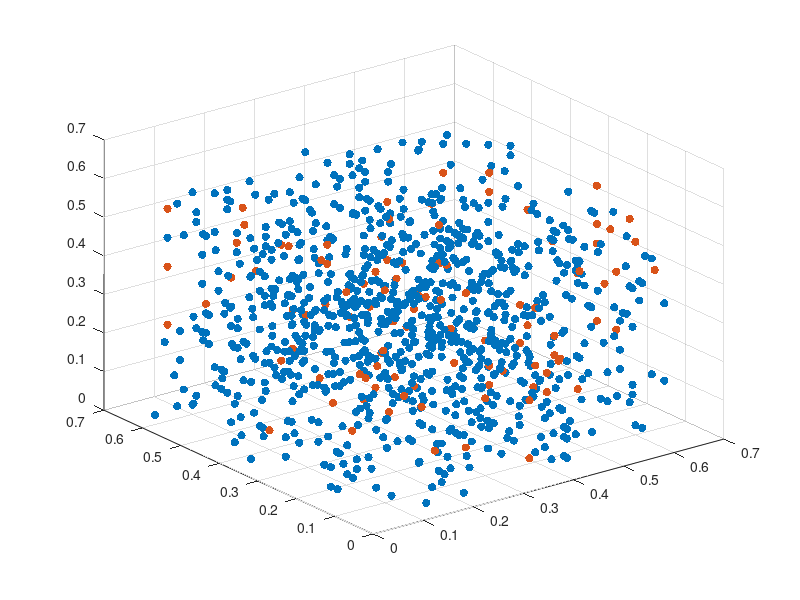

Write the MATLAB code that produced this figure.
clear all;close all;clc;
seed= 12345789; %(random1) % control the sequencies of generation the random values.
%seed= 3344;%(random2)
%seed=271178;%random5 5801 %random4 96045 %random3 10858;
rng(seed);

tic

%INSERT INTERNEURONS EVENLY TO FILL VOLUME, 120 SPOTS CURRENTLY
AP=0.6;%%1.4;
LAT=0.6;%1.4;
DV=0.6;%1.4;
AP_I=0.6;%1.4;   %%%%inner dimension
LAT_I=0.6;%1.4;
DV_I=0.6;%1.4;


% SET NUERON DENSITY.
bla_volume = 610;       % mm^3 from human being Rubinow et al 2016
nrn_num = 12.68e6;  % from human being Rubinow et al 2016
dens = nrn_num/bla_volume;  % cell density mm^-3.
avg_dist = round((bla_volume*1e9/nrn_num)^(1/3));   % grid length = 36 um.
dmin = 0.025;   % minimum distance between soma.


upscale=1;
PCELL=900*upscale;

INTCELL=100*upscale;   %%according to Drew, only 10% is FS.
NCELL=PCELL+INTCELL;

TypeA=640*upscale;Anone=110*upscale;ADA=190*upscale;ANE=120*upscale; ADANE=220*upscale;    %%70,110,79,141  %%%%%according to Drew data, A took up ~65% of Pyr
TypeB=0;%TypeB=240; Bnone=40;BDA=65;BNE=48; BDANE=87;
TypeC=260*upscale; Cnone=57*upscale;CDA=64*upscale;CNE=50*upscale; CDANE=89*upscale;    %%27,44,32,57

% volume = NCELL/dens;
% scale = (volume/(AP*LAT*DV))^(1/3);
% scale = 1; %%%%for large network, no need to scale
% AP = AP*scale;
% LAT = LAT*scale;
% DV = DV*scale;


n=0;
m=0;
xI=(0.05:0.05:AP_I)';
yI=(0.05:0.05:LAT_I)';
zI=(0.05:0.05:DV_I)';
loca=[];loc=[];
for z=dmin:dmin:DV;
    for y=dmin:dmin:LAT;              % 0.05 seems the minimal we could make, if less than this, would be too small for placing one neuron
        for x=dmin:dmin:AP;
            if any(abs(xI-x)<=dmin/2) && any(abs(yI-y)<=dmin/2) && any(abs(zI-z)<=dmin/2)
            %if ((any(uint16(xI.*100)==uint16(x.*100)))&&(any(uint16(yI.*100)==uint16(y.*100)))&&(any(uint16(zI.*100)==uint16(z.*100))))
                m=m+1;
                loca(m,1)=x;           % for put interneuron
                loca(m,2)=y;
                loca(m,3)=z;
            else
                n=n+1;
                loc(n,1)=x;              % for put primary cell
                loc(n,2)=y;
                loc(n,3)=z;
            end
        end
    end
end

p = randperm(n,PCELL);
p=p';
NM=zeros(NCELL,1);

location=zeros(NCELL,3);
type=zeros(NCELL,1);
%put in TypeA
% for i=1:Anone;
%     location(i,1)=loc(p(i),1);
%     location(i,2)=loc(p(i),2);
%     location(i,3)=loc(p(i),3);
%     location(i,4)=1;
%     type(i,1)=1;
%     NM(i,1)=0;      %%%none type
% end
index=[1:Anone];
location(index,1:3)=loc(p(index),1:3);
type(index,1)=1;
NM(index,1)=0;



% for i=Anone+1:Anone+ADA;
%     location(i,1)=loc(p(i),1);
%     location(i,2)=loc(p(i),2);
%     location(i,3)=loc(p(i),3);
%     location(i,4)=1;
%     type(i,1)=1;
%     NM(i,1)=1;     %%%DA type
% end
index=[Anone+1:Anone+ADA];
location(index,1:3)=loc(p(index),1:3);
type(index,1)=1;
NM(index,1)=1;

% for i=Anone+ADA+1:Anone+ADA+ANE;
%     location(i,1)=loc(p(i),1);
%     location(i,2)=loc(p(i),2);
%     location(i,3)=loc(p(i),3);
%     location(i,4)=1;
%     type(i,1)=1;
%     NM(i,1)=2;   %%%NE type
% end

index=[Anone+ADA+1:Anone+ADA+ANE];
location(index,1:3)=loc(p(index),1:3);
type(index,1)=1;
NM(index,1)=2;


% for i=Anone+ADA+ANE+1:TypeA;
%     location(i,1)=loc(p(i),1);
%     location(i,2)=loc(p(i),2);
%     location(i,3)=loc(p(i),3);
%     location(i,4)=1;
%     type(i,1)=1;
%     NM(i,1)=3; %%%DANE type
% end

index=[Anone+ADA+ANE+1:TypeA];
location(index,1:3)=loc(p(index),1:3);
type(index,1)=1;
NM(index,1)=3;

% %put in TypeB
% for i=TypeA+1:TypeA+Bnone;
% location(i,1)=loc(p(i),1);
% location(i,2)=loc(p(i),2);
% location(i,3)=loc(p(i),3);
% location(i,4)=2;
% type(i,1)=6;
% NM(i,1)=0;
% end
%
% for i=TypeA+Bnone+1:TypeA+Bnone+BDA;
% location(i,1)=loc(p(i),1);
% location(i,2)=loc(p(i),2);
% location(i,3)=loc(p(i),3);
% location(i,4)=2;
% type(i,1)=6;
% NM(i,1)=1;
% end
%
% for i=TypeA+Bnone+BDA+1:TypeA+Bnone+BDA+BNE;
% location(i,1)=loc(p(i),1);
% location(i,2)=loc(p(i),2);
% location(i,3)=loc(p(i),3);
% location(i,4)=2;
% type(i,1)=6;
% NM(i,1)=2;
% end
%
% for i=TypeA+Bnone+BDA+BNE+1:TypeA+TypeB;
% location(i,1)=loc(p(i),1);
% location(i,2)=loc(p(i),2);
% location(i,3)=loc(p(i),3);
% location(i,4)=2;
% type(i,1)=6;
% NM(i,1)=3;
% end

%put in TypeC
% for i=TypeA+TypeB+1:TypeA+TypeB+Cnone;
%     location(i,1)=loc(p(i),1);
%     location(i,2)=loc(p(i),2);
%     location(i,3)=loc(p(i),3);
%     location(i,4)=3;
%     type(i,1)=10;
%     NM(i,1)=0;
% end

index=[TypeA+TypeB+1:TypeA+TypeB+Cnone];
location(index,1:3)=loc(p(index),1:3);



type(index,1)=10;
NM(index,1)=0;











% for i=TypeA+TypeB+Cnone+1:TypeA+TypeB+Cnone+CDA;
%     location(i,1)=loc(p(i),1);
%     location(i,2)=loc(p(i),2);
%     location(i,3)=loc(p(i),3);
%     location(i,4)=3;
%     type(i,1)=10;
%     NM(i,1)=1;
% end
index=[TypeA+TypeB+Cnone+1:TypeA+TypeB+Cnone+CDA];
location(index,1:3)=loc(p(index),1:3);
type(index,1)=10;
NM(index,1)=1;


% for i=TypeA+TypeB+Cnone+CDA+1:TypeA+TypeB+Cnone+CDA+CNE;
%     location(i,1)=loc(p(i),1);
%     location(i,2)=loc(p(i),2);
%     location(i,3)=loc(p(i),3);
%     location(i,4)=3;
%     type(i,1)=10;
%     NM(i,1)=2;
% end
index=[TypeA+TypeB+Cnone+CDA+1:TypeA+TypeB+Cnone+CDA+CNE];
location(index,1:3)=loc(p(index),1:3);
type(index,1)=10;
NM(index,1)=2;

% for i=TypeA+TypeB+Cnone+CDA+CNE+1:TypeA+TypeB+TypeC;
%     location(i,1)=loc(p(i),1);
%     location(i,2)=loc(p(i),2);
%     location(i,3)=loc(p(i),3);
%     location(i,4)=3;
%     type(i,1)=10;
%     NM(i,1)=3;
% end
index=[TypeA+TypeB+Cnone+CDA+CNE+1:TypeA+TypeB+TypeC];
location(index,1:3)=loc(p(index),1:3);
type(index,1)=10;
NM(index,1)=3;


%put in Interneuorn
p=randperm(m,INTCELL);
p=p';

% for i=1:INTCELL;
%     location(i+PCELL,1)=loca(p(i),1);
%     location(i+PCELL,2)=loca(p(i),2);
%     location(i+PCELL,3)=loca(p(i),3);
%     location(i+PCELL,4)=4;
%     type(i+PCELL,1)=100;
% end

index=[1:INTCELL];
location(index+PCELL,1:3)=loca(p(index),1:3);
type(index+PCELL,1)=100;
NM(index+PCELL,1)=0;

%save('location','location');
%%%%select location on the edges%%%%%%
% loc_edge(:,1:3)=location(find(location(:,1)>2.2|location(:,1)<0.3|location(:,2)>0.7|location(:,2)<0.3),:);
% 
% loc_edge_ID(:,1)=find(location(:,1)>2.2|location(:,1)<0.3|location(:,2)>0.7|location(:,2)<0.3);


figure
x_p=location(1:PCELL,1);y_p=location(1:PCELL,2);z_p=location(1:PCELL,3);
x_I=location(PCELL+1:NCELL,1);y_I=location(PCELL+1:NCELL,2);z_I=location(PCELL+1:NCELL,3);
scatter3(x_p,y_p,z_p,'red','filled');hold on;
scatter3(x_I,y_I,z_I,'filled','blue');hold on;


% figure 
% scatter3(loc_edge(:,1),loc_edge(:,2),loc_edge(:,3),'blue','filled');hold on;

% a=[PCELL+1:NCELL]';b=num2str(a);c=cellstr(b);
% dx=0.001;dy=0.001;dz=0.001;
% text(x_I+dx,y_I+dy,z_I+dz,c);

%%%calculate inter-soma distances
x_dis=pdist(location(:,1),@(x,y) x-y);
x_dis=x_dis.^2;
y_dis=pdist(location(:,2),@(x,y) x-y);
y_dis=y_dis.^2;
z_dis=pdist(location(:,3),@(x,y) x-y);
z_dis=z_dis.^2;

 dis=sqrt(x_dis+y_dis+z_dis);

clear -regexp _dis;
% clear -regexp loc;
dis_matrix=zeros(NCELL,NCELL);

for i=1:NCELL-1;
    ind_start=0.5*(2*NCELL-i)*(i-1)+1;
    ind_end=0.5*(2*NCELL-1-i)*(i);
    dis_matrix(i,i+1:end)=dis(ind_start:ind_end);
%     dis_matrix(i+1:end,i)=dis(ind_start:ind_end);
   
end

clear dis;
% tic
% for i=1:PCELL;
%     cellID=find(dis_matrix(i,1:PCELL)<=0.050);%%%within 50um
%     P2P_dis_50(i,1:length(cellID))=cellID; 
%     cellID=find(dis_matrix(i,1:PCELL)<=0.100&dis_matrix(i,1:PCELL)>0.050);%%%within 50um-100um
%     P2P_dis_100(i,1:length(cellID))=cellID;%%%within 100um-200um
%     cellID=find(dis_matrix(i,1:PCELL)<=0.200&dis_matrix(i,1:PCELL)>0.100);
%     P2P_dis_200(i,1:length(cellID))=cellID; 
% end
% toc

slice_dimension=0.3*10e20;%%%%%slice dimension is defined according to Wooduff 2007
%%%%for I-P pair%%%%%%%
[a_300,b_300]=find((dis_matrix(1:PCELL,PCELL+1:NCELL)-slice_dimension)<=0.0001&dis_matrix(1:PCELL,PCELL+1:NCELL)>0);
IP_dis_300_pair=[a_300,b_300+PCELL];  %%%%IP pair within 300um.
IP_dis_300_pair=sortrows(IP_dis_300_pair,2);
[n, bin] = histc((IP_dis_300_pair(:,2)), unique(IP_dis_300_pair(:,2)));
n_cum=cumsum(n);IP_dis_300=zeros(INTCELL,max(n));
IP_dis_300(IP_dis_300_pair(n_cum(1),2)-PCELL,1:n(1))=IP_dis_300_pair(0+1:n_cum(1),1);

for i=2:length(n);
    IP_dis_300(IP_dis_300_pair(n_cum(i),2)-PCELL,1:n(i))=IP_dis_300_pair(n_cum(i-1)+1:n_cum(i),1);
end   %%%%IP_dis_300 stores for each I cells, corresponding P cells within 300um to connect possibly.

% check each cells connectivity
% for i=1:INTCELL
% I2P(i)=numel(find(IP_dis_300(i,:)>0));
% end


IP_dis_300_pair=sortrows(IP_dis_300_pair,1);
[n, bin] = histc((IP_dis_300_pair(:,1)), unique(IP_dis_300_pair(:,1)));
n_cum=cumsum(n);PI_dis_300=zeros(PCELL,max(n));
PI_dis_300(IP_dis_300_pair(n_cum(1),1),1:n(1))=IP_dis_300_pair(0+1:n_cum(1),2);

for i=2:length(n);
    PI_dis_300(IP_dis_300_pair(n_cum(i),1),1:n(i))=IP_dis_300_pair(n_cum(i-1)+1:n_cum(i),2);
end   %%%%PI_dis_300 stores for each P cells, corresponding I cells within 300um to connect possibly.
save('PI_dis_300','PI_dis_300');
clear PI_dis_300;

% check each cells connectivity
% for i=1:PCELL
% P2I(i)=numel(find(PI_dis_300(i,:)>0));
% end
 clear a_300; clear a_300; clear IP_dis_300_pair;

%%%%filled in symmetric information for holistic II and PP pairs
[n,m]=size(dis_matrix);
dis_matrix_full=dis_matrix'+dis_matrix;
dis_matrix_full(1:n+1:end)=diag(dis_matrix);
dis_matrix=dis_matrix_full;
clear dis_matrix_full;


%%%%for I-I pair%%%%%%%
[a_300,b_300]=find((dis_matrix(PCELL+1:NCELL,PCELL+1:NCELL)-slice_dimension)<=0.0001&dis_matrix(PCELL+1:NCELL,PCELL+1:NCELL)>0);
I2I_dis_300_pair=[a_300+PCELL,b_300+PCELL]; %%%%II pair within 300um.

I2I_dis_300_pair=sortrows(I2I_dis_300_pair,2);
[n, bin] = histc((I2I_dis_300_pair(:,2)), unique(I2I_dis_300_pair(:,2)));
n_cum=cumsum(n);II_dis_300=zeros(INTCELL,max(n));
II_dis_300(I2I_dis_300_pair(n_cum(1),2)-PCELL,1:n(1))=I2I_dis_300_pair(0+1:n_cum(1),1);

for i=2:length(n);
    II_dis_300(I2I_dis_300_pair(n_cum(i),2)-PCELL,1:n(i))=I2I_dis_300_pair(n_cum(i-1)+1:n_cum(i),1);
end   %%%%II_dis_300 stores for each I cells, corresponding I cells within 300um to connect possibly.
clear a_300; clear b_300; clear I2I_dis_300_pair;

%%%%for P-P pair%%%%%%%    PP connectivity is defined according to Marios' email
%%%within 50um     
P2P_slice_offset=0.00;
[a_50,b_50]=find((dis_matrix(1:PCELL,1:PCELL)-(0.05+P2P_slice_offset))<=0.0001&dis_matrix(1:PCELL,1:PCELL)>0);%%%within 50um
P2P_dis_50_pair=[a_50,b_50];
P2P_dis_50_pair=sortrows(P2P_dis_50_pair,2);
[n, bin] = histc((P2P_dis_50_pair(:,2)), unique(P2P_dis_50_pair(:,2)));
n_cum=cumsum(n);PP_dis_50=zeros(PCELL,max(n));
PP_dis_50(P2P_dis_50_pair(n_cum(1),2),1:n(1))=P2P_dis_50_pair(0+1:n_cum(1),1);

for i=2:length(n);
    PP_dis_50(P2P_dis_50_pair(n_cum(i),2),1:n(i))=P2P_dis_50_pair(n_cum(i-1)+1:n_cum(i),1);
end   %%%%PP_dis_50 stores for each P cells, corresponding P cells within 50um to connect possibly.
clear a_50; clear b_50; clear P2P_dis_50_pair;

%%%within 100um    
[a_100,b_100]=find((dis_matrix(1:PCELL,1:PCELL)-(0.1+P2P_slice_offset))<=0.0001&dis_matrix(1:PCELL,1:PCELL)>(0.05+P2P_slice_offset));%%%within 50um-100um
P2P_dis_100_pair=[a_100,b_100];
P2P_dis_100_pair=sortrows(P2P_dis_100_pair,2);
[n, bin] = histc((P2P_dis_100_pair(:,2)), unique(P2P_dis_100_pair(:,2)));
n_cum=cumsum(n);PP_dis_100=zeros(PCELL,max(n));
PP_dis_100(P2P_dis_100_pair(n_cum(1),2),1:n(1))=P2P_dis_100_pair(0+1:n_cum(1),1);

for i=2:length(n);
    PP_dis_100(P2P_dis_100_pair(n_cum(i),2),1:n(i))=P2P_dis_100_pair(n_cum(i-1)+1:n_cum(i),1);
end   %%%%PP_dis_100 stores for each P cells, corresponding P cells within 100um to connect possibly.
    clear a_100; clear b_100; clear P2P_dis_100_pair;
 
%%%within 200um 
[a_200,b_200]=find((dis_matrix(1:PCELL,1:PCELL)-(0.2+P2P_slice_offset))<=0.0001&dis_matrix(1:PCELL,1:PCELL)>(0.1+P2P_slice_offset));%%%within 100um-200um
P2P_dis_200_pair=[a_200,b_200];
P2P_dis_200_pair=sortrows(P2P_dis_200_pair,2);
[n, bin] = histc((P2P_dis_200_pair(:,2)), unique(P2P_dis_200_pair(:,2)));
n_cum=cumsum(n);PP_dis_200=zeros(PCELL,max(n));
PP_dis_200(P2P_dis_200_pair(n_cum(1),2),1:n(1))=P2P_dis_200_pair(0+1:n_cum(1),1);

for i=2:length(n);
    PP_dis_200(P2P_dis_200_pair(n_cum(i),2),1:n(i))=P2P_dis_200_pair(n_cum(i-1)+1:n_cum(i),1);
end   %%%%PP_dis_200 stores for each P cells, corresponding P cells within 200um to connect possibly.
    clear a_200; clear b_200; clear P2P_dis_200_pair; 


 %%%within 300um     
P2P_slice_offset=0.00;
[a_300,b_300]=find((dis_matrix(1:PCELL,1:PCELL)-(0.3+P2P_slice_offset))<=0.0001&dis_matrix(1:PCELL,1:PCELL)>(0.2+P2P_slice_offset));%%%within 300um
P2P_dis_300_pair=[a_300,b_300];
P2P_dis_300_pair=sortrows(P2P_dis_300_pair,2);
[n, bin] = histc((P2P_dis_300_pair(:,2)), unique(P2P_dis_300_pair(:,2)));
n_cum=cumsum(n);PP_dis_300=zeros(PCELL,max(n));
PP_dis_300(P2P_dis_300_pair(n_cum(1),2),1:n(1))=P2P_dis_300_pair(0+1:n_cum(1),1);

for i=2:length(n);
    PP_dis_300(P2P_dis_300_pair(n_cum(i),2),1:n(i))=P2P_dis_300_pair(n_cum(i-1)+1:n_cum(i),1);
end   %%%%PP_dis_300 stores for each P cells, corresponding P cells within 300um to connect possibly.
clear a_300; clear b_300; clear P2P_dis_300_pair;   


 %%%within 400um     
P2P_slice_offset=0.00;
[a_400,b_400]=find((dis_matrix(1:PCELL,1:PCELL)-(0.4+P2P_slice_offset))<=0.0001&dis_matrix(1:PCELL,1:PCELL)>(0.3+P2P_slice_offset));%%%within 400um
P2P_dis_400_pair=[a_400,b_400];
P2P_dis_400_pair=sortrows(P2P_dis_400_pair,2);
[n, bin] = histc((P2P_dis_400_pair(:,2)), unique(P2P_dis_400_pair(:,2)));
n_cum=cumsum(n);PP_dis_400=zeros(PCELL,max(n));
PP_dis_400(P2P_dis_400_pair(n_cum(1),2),1:n(1))=P2P_dis_400_pair(0+1:n_cum(1),1);

for i=2:length(n);
    PP_dis_400(P2P_dis_400_pair(n_cum(i),2),1:n(i))=P2P_dis_400_pair(n_cum(i-1)+1:n_cum(i),1);
end   %%%%PP_dis_400 stores for each P cells, corresponding P cells within 400um to connect possibly.
clear a_400; clear b_400; clear P2P_dis_400_pair;   

 %%%within 500um     
P2P_slice_offset=0.00;
[a_500,b_500]=find((dis_matrix(1:PCELL,1:PCELL)-(0.5+P2P_slice_offset))<=0.0001&dis_matrix(1:PCELL,1:PCELL)>(0.4+P2P_slice_offset));%%%within 500um
P2P_dis_500_pair=[a_500,b_500];
P2P_dis_500_pair=sortrows(P2P_dis_500_pair,2);
[n, bin] = histc((P2P_dis_500_pair(:,2)), unique(P2P_dis_500_pair(:,2)));
n_cum=cumsum(n);PP_dis_500=zeros(PCELL,max(n));
PP_dis_500(P2P_dis_500_pair(n_cum(1),2),1:n(1))=P2P_dis_500_pair(0+1:n_cum(1),1);

for i=2:length(n);
    PP_dis_500(P2P_dis_500_pair(n_cum(i),2),1:n(i))=P2P_dis_500_pair(n_cum(i-1)+1:n_cum(i),1);
end   %%%%PP_dis_500 stores for each P cells, corresponding P cells within 50um to connect possibly.
clear a_500; clear b_500; clear P2P_dis_500_pair;   


 %%%within all the rest range     
P2P_slice_offset=0.00;
[a_600,b_600]=find((dis_matrix(1:PCELL,1:PCELL)-(0.6*10e20+P2P_slice_offset))<=0.0001&dis_matrix(1:PCELL,1:PCELL)>(0.5+P2P_slice_offset));%%%within 500um
P2P_dis_600_pair=[a_600,b_600];
P2P_dis_600_pair=sortrows(P2P_dis_600_pair,2);
[n, bin] = histc((P2P_dis_600_pair(:,2)), unique(P2P_dis_600_pair(:,2)));
n_cum=cumsum(n);PP_dis_600=zeros(PCELL,max(n));
PP_dis_600(P2P_dis_600_pair(n_cum(1),2),1:n(1))=P2P_dis_600_pair(0+1:n_cum(1),1);

for i=2:length(n);
    PP_dis_600(P2P_dis_600_pair(n_cum(i),2),1:n(i))=P2P_dis_600_pair(n_cum(i-1)+1:n_cum(i),1);
end   %%%%PP_dis_600 stores for each P cells, corresponding P cells within 50um to connect possibly.
clear a_600; clear b_600; clear P2P_dis_600_pair;    clear dis_matrix; clear n; clear n_cum; clear bin;
    

    
%%%%make connection%%%%%%

%%%make P2P first
P2P_conn_scale=1; P2P_conn_scale_local=1;   
P2P_conn_50=0.02*P2P_conn_scale_local;  %%%connectivity within 50um
P2P_conn_100=0.02*P2P_conn_scale_local;  %%%connectivity within 50-100um
P2P_conn_200=0.02*P2P_conn_scale_local;  %%%connectivity within 100-200um
P2P_conn_300=0.02*P2P_conn_scale;  %%%connectivity within 200-300um
P2P_conn_400=0.02*P2P_conn_scale;  %%%connectivity within 300-400um
P2P_conn_500=0.02*P2P_conn_scale;  %%%connectivity within 400-500um
P2P_conn_600=0.02*P2P_conn_scale;  %%%connectivity within 500-600um

%%%%make P2P within 50um
index_nonezero=find(PP_dis_50);
index_nonezero = index_nonezero(randperm(length(index_nonezero)));  %%%sort found index randomly
index=index_nonezero(1:floor(length(index_nonezero)*P2P_conn_50));
[PP_50_pre col]=ind2sub(size(PP_dis_50),index);
active_syn_P2P_pair_50=[PP_50_pre,PP_dis_50(index)]; clear PP_50_pre;clear PP_50_pre; clear PP_dis_50;

%%%%make P2P within 100um
index_nonezero=find(PP_dis_100);
index_nonezero = index_nonezero(randperm(length(index_nonezero)));  %%%sort found index randomly
index=index_nonezero(1:floor(length(index_nonezero)*P2P_conn_100));
[PP_100_pre col]=ind2sub(size(PP_dis_100),index);
active_syn_P2P_pair_100=[PP_100_pre,PP_dis_100(index)]; clear PP_100_pre;clear PP_100_pre;clear PP_dis_100;

%%%%make P2P within 200um
index_nonezero=find(PP_dis_200);
index_nonezero = index_nonezero(randperm(length(index_nonezero)));  %%%sort found index randomly
index=index_nonezero(1:floor(length(index_nonezero)*P2P_conn_200));
[PP_200_pre col]=ind2sub(size(PP_dis_200),index);
active_syn_P2P_pair_200=[PP_200_pre,PP_dis_200(index)]; clear PP_200_pre; clear col;clear PP_dis_200;

%%%%make P2P within 300um
index_nonezero=find(PP_dis_300);
index_nonezero = index_nonezero(randperm(length(index_nonezero)));  %%%sort found index randomly
index=index_nonezero(1:floor(length(index_nonezero)*P2P_conn_300));
[PP_300_pre col]=ind2sub(size(PP_dis_300),index);
active_syn_P2P_pair_300=[PP_300_pre,PP_dis_300(index)]; clear PP_300_pre; clear col;clear PP_dis_300;

%%%%make P2P within 400um
index_nonezero=find(PP_dis_400);
index_nonezero = index_nonezero(randperm(length(index_nonezero)));  %%%sort found index randomly
index=index_nonezero(1:floor(length(index_nonezero)*P2P_conn_400));
[PP_400_pre col]=ind2sub(size(PP_dis_400),index);
active_syn_P2P_pair_400=[PP_400_pre,PP_dis_400(index)]; clear PP_400_pre; clear col;clear PP_dis_400;

%%%%make P2P within 500um
index_nonezero=find(PP_dis_500);
index_nonezero = index_nonezero(randperm(length(index_nonezero)));  %%%sort found index randomly
index=index_nonezero(1:floor(length(index_nonezero)*P2P_conn_500));
[PP_500_pre col]=ind2sub(size(PP_dis_500),index);
active_syn_P2P_pair_500=[PP_500_pre,PP_dis_500(index)]; clear PP_500_pre; clear col;clear PP_dis_500;

%%%%make P2P within 600um
index_nonezero=find(PP_dis_600);
index_nonezero = index_nonezero(randperm(length(index_nonezero)));  %%%sort found index randomly
index=index_nonezero(1:floor(length(index_nonezero)*P2P_conn_600));
[PP_600_pre col]=ind2sub(size(PP_dis_600),index);
active_syn_P2P_pair_600=[PP_600_pre,PP_dis_600(index)]; clear PP_600_pre; clear col;clear PP_dis_600;


active_syn_P2P_pair=[active_syn_P2P_pair_50;active_syn_P2P_pair_100;active_syn_P2P_pair_200;active_syn_P2P_pair_300;...
    active_syn_P2P_pair_400;active_syn_P2P_pair_500;active_syn_P2P_pair_600];
clear active_syn_P2P_pair_50;clear active_syn_P2P_pair_100;clear active_syn_P2P_pair_200;
clear active_syn_P2P_pair_300;clear active_syn_P2P_pair_400;clear active_syn_P2P_pair_500;clear active_syn_P2P_pair_600;

active_syn_P2P_pair=sortrows(active_syn_P2P_pair,1);

[n, bin] = histc((active_syn_P2P_pair(:,1)), unique(active_syn_P2P_pair(:,1)));
n_cum=cumsum(n);active_syn_P2P=zeros(PCELL,max(n));
active_syn_P2P(active_syn_P2P_pair(n_cum(1),1),1:n(1))=active_syn_P2P_pair(0+1:n_cum(1),2);

for i=2:length(n);
    active_syn_P2P(active_syn_P2P_pair(n_cum(i),1),1:n(i))=active_syn_P2P_pair(n_cum(i-1)+1:n_cum(i),2);
end   %%%%active_syn_P2P stores active P2P, row and col corresponding to Pre and Post;
    clear active_syn_P2P_pair;
    
    
    
%%%%check minimum dist%%%%%
% min_dist=Inf;
% for p1 = 1:length(location);
%     for p2 = 1:length(location);
%         d = pdist([location(p1,1:3);location(p2,1:3)]);
%         if d < min_dist && p1 ~= p2
%             min_p1 = p1;
%             min_p2 = p2;
%             min_dist = d;
%         end
%     end
% end

%%%%check distance info %%%%%
% for p1 = 1:length(location);
%     for p2 = p1+1:length(location);
% %         if  p1 ~= p2
%         dis(p1,p2) = pdist([location(p1,1:3);location(p2,1:3)]);
%             %min_dist = d;
% %         else
%             
% %         end
%     end
% end

% netsheet=fopen('netsheet','w');
%
% for i=1:size(type,1);
% fprintf(netsheet, '%f\n', type(i,1));
% end
% for i=1:size(location,1)
% fprintf(netsheet, '%f\n', location(i,1));
% end
% for i=1:size(location,1)
% fprintf(netsheet, '%f\n', location(i,2));
% end
% for i=1:size(location,1)
% fprintf(netsheet, '%f\n', location(i,3));
% end
% for i=1:size(layer,1)
%   fprintf(netsheet, '%f\n', layer(i,1));
% end
%  fclose(netsheet);

%%%%------SETTING UP WORKSHEET OF CONNECTIONS HERE------------
%%%%--- to form GAP JUNCTION among neigbouring ITNs first%%%
n=0;m=0;r=0;
% GAP_matrix=zeros(INTCELL,INTCELL);
% for i=1+PCELL:PCELL+INTCELL-1;   %%%source ID
%     for j=i+1:PCELL+INTCELL;   %%%target ID  no replicate
%         dist = pdist([location(i,1:3);location(j,1:3)]);
%         if 1 % dist<=0.32*scale;  %%%%%%limiting the GP within 300um slices. ***used to be0.3*1000000
%             r=r+1;
%             if unifrnd(0,100) <= 8                %8;
%                 GAP_matrix(i-PCELL,j-PCELL)=1;
%                 GAP_matrix(j-PCELL,i-PCELL)=1;
%                 n=n+1;
%                 GAPID(n,1)=i;      %%%%%%to store GAP pairs;no replicate
%                 GAPID(n,2)=j;
%             else
%                 m=m+1;
%                 GAPnoID(m,1)=i;    %%%%%%to store noGAP pairs;no replicate
%                 GAPnoID(m,2)=j;
%             end
%         else
%             m=m+1;
%             GAPnoID(m,1)=i;    %%%%%%to store noGAP pairs;no replicate
%             GAPnoID(m,2)=j;
%         end
%     end
% end


conn_factor=1;   %%%%consider the size-effect

GAP_conn=0.08*conn_factor;
active_syn_GAP1=zeros(INTCELL,ceil(INTCELL*GAP_conn));
active_syn_GAP2=zeros(INTCELL,ceil(INTCELL*GAP_conn));
post_nouni=zeros(INTCELL,INTCELL-ceil(INTCELL*GAP_conn));
% for i=1:INTCELL-1;
% post_cadnidate=[i+1:INTCELL]+PCELL;
% post_temp=randperm(numel(post_cadnidate),ceil(numel(post_cadnidate)*GAP_conn));
% post=post_cadnidate(post_temp);
% post_nouni_temp=setdiff(post_cadnidate,post);
% post_nouni(i,1:length(post_nouni_temp))=post_nouni_temp;
% active_syn_GAP1(i,1:length(post(post~=i)))=post(post~=i);
% end
for i=1:INTCELL-1;                 %%%%only select within 300um
  index=find(II_dis_300(i,:)>i+PCELL+1);
  index = index(randperm(length(index)));  %%%sort found index randomly
  index_gap=index(1:floor(length(index)*GAP_conn));  %%%randomly select 8%
  active_syn_GAP1(i,1:length(index_gap))=II_dis_300(i,index_gap);
  
  index_nouni=index(floor(length(index)*GAP_conn)+1:end);
  post_nouni(i,1:length(index_nouni))=II_dis_300(i,index_nouni);  %%%cells are not coupled within 300um
end
[row,col]=ind2sub(size(active_syn_GAP1),find(active_syn_GAP1>0));
colmax=max(col);
active_syn_GAP1(:,colmax+1:end)=[]; clear row; clear col;  %%%%tailor reduntant matrix;

[row,col]=ind2sub(size(post_nouni),find(post_nouni>0));
colmax=max(col);
post_nouni(:,colmax+1:end)=[]; clear row; clear col;  %%%%tailor reduntant matrix;
  




for i=1+PCELL:INTCELL+PCELL;                                       %%%%reverse pre and post
 [a,b]=find(active_syn_GAP1==i);
 active_syn_GAP2(i-PCELL,1:length(a))=a+PCELL;
end
[row,col]=ind2sub(size(active_syn_GAP2),find(active_syn_GAP2>0));
colmax=max(col);
active_syn_GAP2(:,colmax+1:end)=[]; clear row; clear col;  %%%%tailor reduntant matrix;

active_syn_GAP=[active_syn_GAP1,active_syn_GAP2]; %%%%active_syn_GAP1 and active_syn_GAP2 should be symmetric
 clear active_syn_GAP2;
%   GAPID=[];
%  for i=1:size(active_syn_GAP1,1)                    %%%%to form similar GAPID matrix as in original code
%      nn=numel(find(active_syn_GAP1(i,:)>0));
%      GAPID_temp=[repmat(i+PCELL,nn,1),active_syn_GAP1(i,1:nn)'];
%      GAPID=[GAPID;GAPID_temp];
%  end
 
 
%  GAPnoID=[];
%  for i=1:size(post_nouni,1)
%      nn=numel(find(post_nouni(i,:)>0));
%      GAPnoID_temp=[repmat(i+PCELL,nn,1),post_nouni(i,1:nn)'];
%      GAPnoID=[GAPnoID;GAPnoID_temp];
%  end
 

%%%%%select candidate pairs to form synaptic connections%%%%%%
% GAPpairnum=size(GAPID,1);
% GAPnopairnum=size(GAPnoID,1);


couple_uni_p=0.5*conn_factor;couple_bi_p=0.5*conn_factor;uncouple_uni_p=0.19*2*conn_factor;uncouple_bi_p=0.03*2*conn_factor;

% p=randperm(GAPpairnum,floor(GAPpairnum*couple_uni_p));
% p=p';%couple_uni_id=GAPID(p,:);p1=p;
% k=1;h=1;
% for i=1:GAPpairnum;
%     if any(p==i);
%         couple_uni_id(k,1:2)=GAPID(i,:);
%         couple_uni_id(k,3)=i;
%         k=k+1;
%     elseif unifrnd(0,100) <= couple_bi_p*100
%         couple_bi_id(h,1:2)=GAPID(i,:);
%         h=h+1;
%     end
% end

%%%%%coupl pairs
%%%%%select for couple-uni pair
aa=find(active_syn_GAP1);           %%%%active_syn_GAP1 already consider 300um
p=randperm(numel(aa),floor(numel(aa)*couple_uni_p));
p=p';%couple_uni_id=GAPID(p,:);p1=p;

couple_uni_post=active_syn_GAP1(aa(p));

[couple_uni_pre col]=ind2sub(size(active_syn_GAP1),aa(p));
couple_uni_pre=couple_uni_pre+PCELL;
couple_uni_id=[couple_uni_pre,couple_uni_post];


%%%%%select rest for couple-bi pair
aa_nopick=setdiff(aa,aa(p));
%aa_nopick=aa_nopick';
p=randperm(numel(aa_nopick),floor(numel(aa_nopick)*couple_bi_p));
p=p';%couple_uni_id=GAPID(p,:);p1=p;

couple_bi_post=active_syn_GAP1(aa_nopick(p));

[couple_bi_pre col]=ind2sub(size(active_syn_GAP1),aa_nopick(p));
couple_bi_pre=couple_bi_pre+PCELL;
couple_bi_id=[couple_bi_pre,couple_bi_post];

%%%%%uncoupl pairs
%%%%%select for uncouple-uni pair
aa=find(post_nouni);
p=randperm(numel(aa),floor(numel(aa)*uncouple_uni_p));
p=p';%couple_uni_id=GAPID(p,:);p1=p;

uncouple_uni_post=post_nouni(aa(p));

[uncouple_uni_pre col]=ind2sub(size(post_nouni),aa(p));
uncouple_uni_pre=uncouple_uni_pre+PCELL;
uncouple_uni_id=[uncouple_uni_pre,uncouple_uni_post];


%%%%%select rest for uncouple-bi pair
aa_nopick=setdiff(aa,aa(p));
%aa_nopick=aa_nopick';
p=randperm(numel(aa_nopick),floor(numel(aa_nopick)*uncouple_bi_p));
p=p';%couple_uni_id=GAPID(p,:);p1=p;

uncouple_bi_post=post_nouni(aa_nopick(p));

[uncouple_bi_pre col]=ind2sub(size(post_nouni),aa_nopick(p));
uncouple_bi_pre=uncouple_bi_pre+PCELL;
uncouple_bi_id=[uncouple_bi_pre,uncouple_bi_post];






% p=randperm(GAPnopairnum,floor(GAPnopairnum*uncouple_uni_p));
% p=p';%uncouple_uni_id=GAPnoID(p,:);p3=p;
% 
% k=1;h=1;
% for i=1:GAPnopairnum;
%     if any(p==i);
%         uncouple_uni_id(k,1:2)=GAPnoID(i,:);
%         uncouple_uni_id(k,3)=i;
%         k=k+1;
%     elseif unifrnd(0,100) <= uncouple_bi_p*100
%         uncouple_bi_id(h,1:2)=GAPnoID(i,:);
%         h=h+1;
%     end
% end

% p=randperm(GAPnopairnum,floor(GAPnopairnum*uncouple_bi_p));
% p=p';%uncouple_bi_id=GAPnoID(p,:);p4=p;

%%%%--- to form I-I synaptically among ITNs second%%%

%syn_matrix=zeros(INTCELL+PCELL,INTCELL+PCELL);
% active_syn_I2I=zeros(INTCELL,INTCELL*couple_uni_p);  %%%%consider maximum connectivity to define matrix size

temp=zeros(length(couple_uni_id),2);%% to store pre and post
for i=1:length(couple_uni_id);   %%%assign couple_uni
    if round(rand)==0;    %%%% distribute pre and post randomly
        %syn_matrix(couple_uni_id(i,1),couple_uni_id(i,2))=1;
        temp(i,1:2)=[couple_uni_id(i,1),couple_uni_id(i,2)];
    else
        %syn_matrix(couple_uni_id(i,2),couple_uni_id(i,1))=1;
        temp(i,1:2)=[couple_uni_id(i,2),couple_uni_id(i,1)];
    end   
end
temp_I2I_couple_uni=sortrows(temp,1);
% temp_unique=unique(temp(:,1));   %%%%get rid of repetitive pre
% for i=1:length(temp_unique);    
%     active_syn_I2I(temp_unique(i,1)-PCELL,1:length(temp(temp(:,1)==temp_unique(i,1),2)))=temp(temp(:,1)==temp_unique(i,1),2);
% end


temp=zeros(length(uncouple_uni_id),2);%% to store pre and post
for i=1:length(uncouple_uni_id);   %%%assign uncouple_uni
    if round(rand)==0;    %%%% distribute pre and post randomly
        %syn_matrix(uncouple_uni_id(i,1),uncouple_uni_id(i,2))=1;
         temp(i,1:2)=[uncouple_uni_id(i,1),uncouple_uni_id(i,2)];
    else
        %syn_matrix(uncouple_uni_id(i,2),uncouple_uni_id(i,1))=1;
         temp(i,1:2)=[uncouple_uni_id(i,2),uncouple_uni_id(i,1)];
    end
end

temp_I2I_uncouple_uni=sortrows(temp,1);
% temp_unique=unique(temp(:,1));   %%%%get rid of repetitive pre
% for i=1:length(temp_unique);    %%%%%keep filling
%     start_index=min(find(active_syn_I2I(temp_unique(i,1)-PCELL,:)==0));
%     end_index=start_index+length(temp(temp(:,1)==temp_unique(i,1),2))-1;
%     active_syn_I2I(temp_unique(i,1)-PCELL,start_index:end_index)=temp(temp(:,1)==temp_unique(i,1),2);
% end


temp_I2I_couple_bi=sortrows([couple_bi_id;[couple_bi_id(:,2),couple_bi_id(:,1)]],1);
%for i=1:length(couple_bi_id);   %%%assign couple_bi
    
    %syn_matrix(couple_bi_id(i,1),couple_bi_id(i,2))=1;
    %syn_matrix(couple_bi_id(i,2),couple_bi_id(i,1))=1;
%end


%for i=1:length(uncouple_bi_id);   %%%assign uncouple_bi
    %syn_matrix(uncouple_bi_id(i,1),uncouple_bi_id(i,2))=1;
    %syn_matrix(uncouple_bi_id(i,2),uncouple_bi_id(i,1))=1;
%end

temp_I2I_uncouple_bi=sortrows([uncouple_bi_id;[uncouple_bi_id(:,2),uncouple_bi_id(:,1)]],1);

temp_allI2I=[temp_I2I_couple_uni;temp_I2I_uncouple_uni;temp_I2I_couple_bi;temp_I2I_uncouple_bi];
temp_allI2I=sortrows(temp_allI2I,1);

% temp_allI2I_unique=unique(temp_allI2I(:,1));   %%%%get rid of repetitive pre
% for i=1:length(temp_allI2I_unique);    
%     start_index=1;
%     end_index=length(temp_allI2I(temp_allI2I(:,1)==temp_allI2I_unique(i,1)));
%      active_syn_I2I(temp_allI2I_unique(i,1)-PCELL,start_index:end_index)=temp_allI2I(temp_allI2I(:,1)==temp_allI2I_unique(i,1),2);
% end

[n, bin] = histc((temp_allI2I(:,1)), unique(temp_allI2I(:,1)));
n_cum=cumsum(n);active_syn_I2I=zeros(INTCELL,max(n));
active_syn_I2I(temp_allI2I(n_cum(1),1)-PCELL,1:n(1))=temp_allI2I(0+1:n_cum(1),2);

for i=2:length(n);
    active_syn_I2I(temp_allI2I(n_cum(i),1)-PCELL,1:n(i))=temp_allI2I(n_cum(i-1)+1:n_cum(i),2);
end   %%%%PP_dis_100 stores for each P cells, corresponding P cells within 100um to connect possibly.
    clear n; clear n_cum; clear bin; clear temp_allI2I; 
    clear -regexp temp_I2I; clear -regexp uncouple_;
    clear -regexp couple_;

%%%%check GJ connectivity%%%%%
%GAP_connectivity = 2*100*GAPpairnum/(INTCELL)/(INTCELL-1);

%I2I_overall_connection = 100*length(temp_allI2I)/INTCELL/(INTCELL-1);




%%%%--- to form I-P synaptically third%%%
k=1;m=1;I2P_uni_conn=0.34*conn_factor;P2I_uni_conn=0.18*conn_factor;I2P_bi_conn=0.3*conn_factor;
active_syn_I2P=zeros(INTCELL,ceil(PCELL*(I2P_uni_conn))); 
I2P_nouni=zeros(INTCELL,ceil(PCELL*(1-I2P_uni_conn))); 

%%%%I-P uni%%%%%
for i=1:INTCELL;                 %%%%only select within 300um
  index=find(IP_dis_300(i,:));
  index = index(randperm(length(index)));  %%%sort found index randomly
  index_IP=index(1:floor(length(index)*I2P_uni_conn));  %%%randomly select to connect
  active_syn_I2P(i,1:length(index_IP))=IP_dis_300(i,index_IP);
  
  index_noIP=index(floor(length(index)*I2P_uni_conn)+1:end);
  I2P_nouni(i,1:length(index_noIP))=IP_dis_300(i,index_noIP);  %%%cells are not connected within 300um
end
clear IP_dis_300;

[row,col]=ind2sub(size(active_syn_I2P),find(active_syn_I2P>0));
colmax=max(col);
active_syn_I2P(:,colmax+1:end)=[]; clear row; clear col;  %%%%tailor reduntant matrix;

[row,col]=ind2sub(size(I2P_nouni),find(I2P_nouni>0));
colmax=max(col);
I2P_nouni(:,colmax+1:end)=[]; clear row; clear col;  %%%%tailor reduntant matrix;




%%%%I-P uni%%%%%
% active_syn_I2P=zeros(INTCELL,ceil(PCELL*(I2P_uni_conn))); 
% for i=1+PCELL:PCELL+INTCELL;   %%%source ID      %%%uni I2P
%     post=randperm(PCELL,floor(PCELL*I2P_uni_conn));
%     active_syn_I2P(i-PCELL,1:length(post))=post;
%     post_nouni=setdiff([1:PCELL],post);
%     I2P_nouni(i-PCELL,1:length(post_nouni))=post_nouni;
% end
% 
% k=1;m=1;

%%%%P-I uni%%%%%
P2I_nouni=zeros(PCELL,ceil(INTCELL*(1-I2P_uni_conn*1))); %%%%
%active_syn_P2I=zeros(PCELL,ceil(INTCELL*(P2I_uni_conn))); 
active_syn_P2I_reversed=zeros(INTCELL,floor(size(I2P_nouni,2)*P2I_uni_conn));


%%%%%select for candidates of P2I within 300um
aa=find(I2P_nouni);
p=randperm(numel(aa),floor(numel(aa)*P2I_uni_conn));
p=p';%couple_uni_id=GAPID(p,:);p1=p;
p_nopick=setdiff([1:numel(aa)],p');

P2I_pre=I2P_nouni(aa(p));

[P2I_post col]=ind2sub(size(I2P_nouni),aa(p));
P2I_post=P2I_post+PCELL;
P2I_active_pair=[P2I_pre,P2I_post];
%P2I_active_pair=sortrows(P2I_active_pair,1)


for i=1:INTCELL;                                       
 [a,b]=find(P2I_active_pair(:,2)==i+PCELL);
 active_syn_P2I_reversed(i,1:length(a))=P2I_active_pair(a,1); % CAUTIONS: PRE POST is reversed
end

[row,col]=ind2sub(size(active_syn_P2I_reversed),find(active_syn_P2I_reversed>0));
colmax=max(col);
active_syn_P2I_reversed(:,colmax+1:end)=[]; clear row; clear col;  %%%%tailor reduntant matrix;

%%%%find P2I-bi-connection
P2I_I2P_no_pre=I2P_nouni(aa(p_nopick));
[P2I_I2P_post col]=ind2sub(size(I2P_nouni),aa(p_nopick));
P2I_I2P_post=P2I_I2P_post+PCELL;
P2I_I2P_inactive_pair=[P2I_I2P_no_pre,P2I_I2P_post];

clear p_nopick;

aa=size(P2I_I2P_inactive_pair,1);
p=randperm(aa,floor(aa*I2P_bi_conn));
p=p';%couple_uni_id=GAPID(p,:);p1=p;

P2I_I2P_bi_pair=P2I_I2P_inactive_pair(p,:);
%%%%add to previous I2P matrix
for i=1:INTCELL;                                       
 [a,b]=find(P2I_I2P_bi_pair(:,2)==i+PCELL);
 active_syn_I2P_bi(i,1:length(a))=P2I_I2P_bi_pair(a,1);%+PCELL;
end


%%%combine I<->P matrix%%%
active_syn_I2P=[active_syn_I2P,active_syn_I2P_bi];
active_syn_P2I_reversed=[active_syn_P2I_reversed,active_syn_I2P_bi];
clear active_syn_I2P_bi;


% %%%%to form matrix for candidates of P2I
% for i=1:PCELL;        %%%uni P2I
%     [a,b]=find(I2P_nouni==i);
%     I_temp=a';
%     %LENGTH_a(i,1)=length(a);
%     P2I_nouni(i,1:length(a))=I_temp+PCELL;
%     post_temp=randperm(length(a),floor(length(a)*P2I_uni_conn)); 
%     post=P2I_nouni(i,post_temp);
%     active_syn_P2I(i,1:length(post))=post;
%     notpost=setdiff(P2I_nouni(i,:),post);
%     notpost=notpost(notpost>0);
%     P2I_I2P_nouni(i,1:length(notpost))=notpost; 
%     
% %     post_temp=randperm(size(I2P_nouni,2),floor(size(I2P_nouni,2)*P2I_uni_conn));    %%%%select pre-P
% %     pre=I2P_nouni(i,pre_temp);
% %     pre_P2II2Pnouni=setdiff(I2P_nouni(i,:),pre);
% %     P2I_I2P_nouni(i,1:length(pre_P2II2Pnouni))=pre_P2II2Pnouni;
% %     active_syn_P2I_reversed(i,:)=pre;
% end
% 
% % for i=1:INTCELL;        %%%uni P2I 
% %     pre_temp=randperm(size(I2P_nouni,2),floor(size(I2P_nouni,2)*P2I_uni_conn));    %%%%select pre-P
% %     pre=I2P_nouni(i,pre_temp);
% %     pre_P2II2Pnouni=setdiff(I2P_nouni(i,:),pre);
% %     P2I_I2P_nouni(i,1:length(pre_P2II2Pnouni))=pre_P2II2Pnouni;
% %     active_syn_P2I_reversed(i,:)=pre;
% % end
% % 
% % for i=1:PCELL;                                       %%%%reverse matrix
% %  [a,b]=find(active_syn_P2I_reversed==i);
% %  active_syn_P2I(i,1:length(a))=a+PCELL;
% % end
% %  clear active_syn_P2I_reversed;  %%%% clear unintended matrix
%  
%  
%  
%  
% for i=1:size(P2I_I2P_nouni,1);        %%%bi P2I-I2P 
%     P2I_I2P_nouni_temp=P2I_I2P_nouni(i,:);
%     P2I_I2P_nouni_nozero_temp=P2I_I2P_nouni_temp(P2I_I2P_nouni_temp>0);
%     bi_temp=randperm(size(P2I_I2P_nouni_nozero_temp,2),floor(size(P2I_I2P_nouni_nozero_temp,2)*I2P_bi_conn));    %%%%select pre-P
%     
%     bi=P2I_I2P_nouni_nozero_temp(bi_temp);
%     P2I_I2P_bi(i,1:length(bi))=bi;
%     %temp=diff(cumsum(active_syn_P2I,2),1,2);
%    %[a,b]=find(active_syn_P2I'==0);
%                                            %%%%to fill in P2I matrix
% %     if unifrnd(0,100) <= 30   %%%25/(160-55-19)=29%
% %         syn_matrix(P2I_I2P_nouni(i,2),P2I_I2P_nouni(i,1))=1;
% %         syn_matrix(P2I_I2P_nouni(i,1),P2I_I2P_nouni(i,2))=1;
% %     end
% end
% for i=1:INTCELL;                                       %%%%reverse matrix
%  [a,b]=find(P2I_I2P_bi==i+PCELL);
%  active_syn_I2P_bi(i,1:length(a))=a;%+PCELL;
% end
% active_syn_P2I_bi=P2I_I2P_bi;
% 
% %%%combine I<->P matrix%%%
% active_syn_I2P=[active_syn_I2P,active_syn_I2P_bi];
% active_syn_P2I=[active_syn_P2I,active_syn_P2I_bi];


%%%%check both I-P connections simultaneously%%%%%%%
% l=0;n=0;m=0;o=0;
% for i=1:PCELL;   %%%source ID
%     for j=PCELL+1:PCELL+INTCELL;   %%%target ID  no replicate
%         if syn_matrix(i,j)&&~syn_matrix(j,i)        %%%uniP-I
%             l=l+1;
%         elseif ~syn_matrix(i,j)&&syn_matrix(j,i)    %%%uniI-P
%             n=n+1;
%         elseif syn_matrix(i,j)&&syn_matrix(j,i)     %%%biI-P,P-I
%             m=m+1;
%         else
%             o=o+1;                                  %%%no connect
%         end
%     end
% end
% 
% uniI2P_p=100*n/(PCELL*INTCELL);
% uniP2I_p=100*l/(PCELL*INTCELL);
% biIP_p=100*m/(PCELL*INTCELL);
% noIP_p=100*o/(PCELL*INTCELL);
% overallI2P_p=100-noIP_p;

%%%%--- to form P-P synaptically third%%%
% for i=1:PCELL;   %%%source ID      %%%uni
%     for j=1:PCELL;   %%%target ID
%         if i~=j;
%             if unifrnd(0,100) <= 2
%                 syn_matrix(i,j)=1;
%             end
%         end
%     end
% end





% % %%%%--- to disconnect I-P %%%
% for i=1+PCELL:PCELL+INTCELL;   %%%source ID      %%%uni
%     for j=1:PCELL;   %%%target ID
%         if i~=j;
%             if syn_matrix(i,j) > 0
%                 syn_matrix(i,j)=0;
%             end
%         end
%     end
% end

% %%%%--- to disconnect P-I %%%
% for i=1:PCELL;   %%%source ID      %%%uni
%     for j=1+PCELL:PCELL+INTCELL;   %%%target ID
%         if i~=j;
%             if syn_matrix(i,j) > 0
%                 syn_matrix(i,j)=0;
%             end
%         end
%     end
% end

% %%%%--- to disconnect I-I %%%
% for i=1+PCELL:PCELL+INTCELL;   %%%source ID      %%%uni
%     for j=1+PCELL:PCELL+INTCELL;   %%%target ID
%         if i~=j;
%             if syn_matrix(i,j) > 0
%                 syn_matrix(i,j)=0;
%             end
%         end
%     end
% end

%%%%% transfer ID to be used in NEURON %%%%
clear -regexp _pair; clear -regexp _nopick; clear p;
clear -regexp P2I_I2P_; clear -regexp _nouni; clear P2I_post; clear P2I_pre; clear -regexp _dis_; 
clear -regexp index; clear -regexp temp;
active_syn_GAP=active_syn_GAP-1;
active_syn_P2P=active_syn_P2P-1;
active_syn_I2I=active_syn_I2I-1;
active_syn_I2P=active_syn_I2P-1;
active_syn_P2I_reversed=active_syn_P2I_reversed-1;

%%%%%%%%%%Intrinsic weights%%%%%%%%%%%%
wE2E_mean = 5; wE2E_std = 2;
mu_E2E = log((wE2E_mean^2)/sqrt(wE2E_std+wE2E_mean^2));  %%%convert to
sigma_E2E = sqrt(log(wE2E_std/(wE2E_mean^2)+1));

wE2I_mean= 3;wE2I_std = 2;
mu_E2I = log((wE2I_mean^2)/sqrt(wE2I_std+wE2I_mean^2));  %%%convert to
sigma_E2I = sqrt(log(wE2I_std/(wE2I_mean^2)+1));

wI2E_mean= 5.0;wI2E_std = 2;
mu_I2E = log((wI2E_mean^2)/sqrt(wI2E_std+wI2E_mean^2));  %%%convert to
sigma_I2E = sqrt(log(wI2E_std/(wI2E_mean^2)+1));

wI2I_mean= 20;wI2I_std = 10;
mu_I2I = log((wI2I_mean^2)/sqrt(wI2I_std+wI2I_mean^2));  %%%convert to
sigma_I2I = sqrt(log(wI2I_std/(wI2I_mean^2)+1));

% weight=zeros(NCELL,NCELL);
% delays=zeros(NCELL,NCELL);

delay_min=0.5; %1
delay_max=5; %5  %%%define delay ranges

% generate random weights/delays in par with syn matrix
%%%%E2E
weight_PP=lognrnd(mu_E2E,sigma_E2E,[numel(find(active_syn_P2P>=0)),1]);
active_syn_P2P_weight=active_syn_P2P;
active_syn_P2P_weight(active_syn_P2P_weight>=0)=weight_PP;

delay=delay_min + (delay_max-delay_min)*rand(numel(find(active_syn_P2P>=0)),1);
active_syn_P2P_delay=active_syn_P2P;
active_syn_P2P_delay(active_syn_P2P_delay>=0)=delay;

%%%%I2I
weight_II=lognrnd(mu_I2I,sigma_I2I,[numel(find(active_syn_I2I>=0)),1]);
active_syn_I2I_weight=active_syn_I2I;
active_syn_I2I_weight(active_syn_I2I_weight>=0)=weight_II;

delay=delay_min + (delay_max-delay_min)*rand(numel(find(active_syn_I2I>=0)),1);
active_syn_I2I_delay=active_syn_I2I;
active_syn_I2I_delay(active_syn_I2I_delay>=0)=delay;

%%%%I2P
weight_IP=lognrnd(mu_I2E,sigma_I2E,[numel(find(active_syn_I2P>=0)),1]);
active_syn_I2P_weight=active_syn_I2P;
active_syn_I2P_weight(active_syn_I2P_weight>=0)=weight_IP;

delay=delay_min + (delay_max-delay_min)*rand(numel(find(active_syn_I2P>=0)),1);
active_syn_I2P_delay=active_syn_I2P;
active_syn_I2P_delay(active_syn_I2P_delay>=0)=delay;

%%%%P2I
weight_PI=lognrnd(mu_E2I,sigma_E2I,[numel(find(active_syn_P2I_reversed>=0)),1]);
active_syn_P2I_weight=active_syn_P2I_reversed;
active_syn_P2I_weight(active_syn_P2I_weight>=0)=weight_PI;

delay=delay_min + (delay_max-delay_min)*rand(numel(find(active_syn_P2I_reversed>=0)),1);
active_syn_P2I_delay=active_syn_P2I_reversed;
active_syn_P2I_delay(active_syn_P2I_delay>=0)=delay;


% for i=1:PCELL;   %%%source ID      %%%uni
%     for j=1:PCELL;   %%%target ID
%         if i~=j;
%             if syn_matrix(i,j)
%                 syn_matrix(i,j)=1;
%                 weight(i,j)=lognrnd(mu_E2E,sigma_E2E);
%                 %delays(i,j)=randi([delay_min,delay_max]);
%                 delays(i,j)=delay_min + (delay_max-delay_min)*rand(1,1);
%             end
%         end
%     end
% end
% 
% 
% for i=1:PCELL;   %%%source ID      %%%uni
%     for j=PCELL+1:NCELL;   %%%target ID
%         if i~=j;
%             if syn_matrix(i,j)
%                 syn_matrix(i,j)=2;
%                 weight(i,j)=lognrnd(mu_E2I,sigma_E2I);
%                 %delays(i,j)=randi([delay_min,delay_max]);
%                 delays(i,j)=delay_min + (delay_max-delay_min)*rand(1,1);
%             end
%         end
%     end
% end
% 
% 
% for i=PCELL+1:NCELL;   %%%source ID      %%%uni
%     for j=1:PCELL;   %%%target ID
%         if i~=j;
%             if syn_matrix(i,j)
%                 syn_matrix(i,j)=3;
%                 weight(i,j)=lognrnd(mu_I2E,sigma_I2E);
%                 %delays(i,j)=randi([delay_min,delay_max]);
%                 delays(i,j)=delay_min + (delay_max-delay_min)*rand(1,1);
%             end
%         end
%     end
% end
% 
% %values=[];n=1;
% for i=PCELL+1:NCELL;   %%%source ID      %%%uni
%     for j=PCELL+1:NCELL;   %%%target ID
%         if i~=j;
%             if syn_matrix(i,j)
%                 syn_matrix(i,j)=4;
%                 weight(i,j)=lognrnd(mu_I2I,sigma_I2I);
%                 %delays(i,j)=randi([delay_min,delay_max]);
%                 delays(i,j)=delay_min + (delay_max-delay_min)*rand(1,1);
%                 %values(n,1)=weight(i,j);
%                 %n=n+1;
%             end
%         end
%     end
% end



%%%%%%%oritation%%%%%%%%%%%%%%%%%%%%%%%%%%%%%%%%%%%
N=1000000;                       %%%method is from website http://mathworld.wolfram.com/SpherePointPicking.html%%%%
X=randn(N,1);
X2=X.^2;
Y=randn(N,1);
Y2=Y.^2;
Z=randn(N,1);
Z2=Z.^2;
square=1./(sqrt(X2+Y2+Z2));
[X_n]=square.*X;
[Y_n]=square.*Y;
[Z_n]=square.*Z;
randompo=[X_n,Y_n,Z_n];
nooritation = repmat([0 0 1],NCELL,1); 

P=1; %%%%portions of cells that are oritated. 0.3 is the default one

p_oritation=nooritation;
oritation_seq = randperm(N,NCELL*P);
oritation_seq=oritation_seq';
randompo=randompo(oritation_seq,:);
rand_cell_oritated=randperm(NCELL,NCELL*P);
rand_cell_oritated=rand_cell_oritated';
p_oritation(rand_cell_oritated,:)=randompo;


%%%%%%save various files%%%%%%%%%

fid=fopen('oritation.txt','w');

matrix=p_oritation;    %mm saved%*1000; %%%%%convert to um, for NEURON use.
[m,n]=size(matrix);
for i=1:m
    for j=1:n
        if j==n
            fprintf(fid,'%g\n',matrix(i,j));
        else
            fprintf(fid,'%g\t',matrix(i,j));
        end
    end
end
fclose(fid);


fid=fopen('location.txt','w');

matrix=location;    %mm saved%*1000; %%%%%convert to um, for NEURON use.
[m,n]=size(matrix);
for i=1:m
    for j=1:n
        if j==n
            fprintf(fid,'%g\n',matrix(i,j));
        else
            fprintf(fid,'%g\t',matrix(i,j));
        end
    end
end
fclose(fid);

%GG_type = ['location','.txt'];
%dlmwrite(GG_type,location,'delimiter','\t','precision', '%.7f');

% fid=fopen('Cell_type.txt','w');
% matrix=type;
% [m,n]=size(matrix);
% for i=1:m
%     for j=1:n
%         if j==n
%             fprintf(fid,'%g\n',matrix(i,j));
%         else
%             fprintf(fid,'%g\t',matrix(i,j));
%         end
%     end
% end
% fclose(fid);

Cell_list=[0:NCELL-1]';  %%%%generate cell_list for being used in NEURON
GG_list = ['Cell_list','.txt'];
dlmwrite(GG_list,Cell_list,'delimiter','\t','precision', '%d');
GG_type = ['Cell_type','.txt'];
dlmwrite(GG_type,type,'delimiter','\t','precision', '%d');

% fid=fopen('NM.txt','w');
% matrix=NM;
% [m,n]=size(matrix);
% for i=1:m
%     for j=1:n
%         if j==n
%             fprintf(fid,'%g\n',matrix(i,j));
%         else
%             fprintf(fid,'%g\t',matrix(i,j));
%         end
%     end
% end
% fclose(fid);

GG_NM = ['NM','.txt'];
dlmwrite(GG_NM,NM,'delimiter','\t','precision', '%d');

% fid=fopen('gj_matrix.txt','w');
% matrix=GAP_matrix;
% [m,n]=size(matrix);
% for i=1:m
%     for j=1:n
%         if j==n
%             fprintf(fid,'%g\n',matrix(i,j));
%         else
%             fprintf(fid,'%g\t',matrix(i,j));
%         end
%     end
% end
% fclose(fid);

% GG0 = ['gj_matrix','.txt'];
% dlmwrite(GG0,GAP_matrix,'delimiter','\t','precision', '%d');

%%%GAP
% GGG0 = ['active_syn_GAP','.txt'];
% dlmwrite(GGG0,active_syn_GAP,'delimiter','\t','precision', '%d');

%save('active_syn_GAP','active_syn_GAP','-ascii')

GAP_size=[size(active_syn_GAP,1),size(active_syn_GAP,2)];
% GGG1 = ['GAP_size','.txt'];
% dlmwrite(GGG1,GAP_size,'delimiter','\t','precision', '%d');
%save('GAP_size','GAP_size','-ascii')

%%%%EE
% aa = ['active_syn_P2P','.txt'];
% dlmwrite(aa,active_syn_P2P,'delimiter','\t','precision', '%d');
%save('active_syn_P2P','active_syn_P2P','-ascii')

% bb = ['active_syn_P2P_weight','.txt'];
% dlmwrite(bb,active_syn_P2P_weight,'delimiter','\t','precision', '%.1f');
% save('active_syn_P2P_weight','active_syn_P2P_weight','-ascii')

% cc = ['active_syn_P2P_delay','.txt'];
% dlmwrite(cc,active_syn_P2P_delay,'delimiter','\t','precision', '%.1f');
% save('active_syn_P2P_delay','active_syn_P2P_delay','-ascii')

%PP_size=[size(active_syn_P2P,1),size(active_syn_P2P,2)];
% aa1 = ['PP_size','.txt'];
% dlmwrite(aa1,PP_size,'delimiter','\t','precision', '%d');
%save('PP_size','PP_size','-ascii')

%%%%II
% dd = ['active_syn_I2I','.txt'];
% dlmwrite(dd,active_syn_I2I,'delimiter','\t','precision', '%d');
%save('active_syn_I2I','active_syn_I2I','-ascii')

% ee = ['active_syn_I2I_weight','.txt'];
% dlmwrite(ee,active_syn_I2I_weight,'delimiter','\t','precision', '%.1f');
% save('active_syn_I2I_weight','active_syn_I2I_weight','-ascii')

% ff = ['active_syn_I2I_delay','.txt'];
% dlmwrite(ff,active_syn_I2I_delay,'delimiter','\t','precision', '%.1f');
% save('active_syn_I2I_delay','active_syn_I2I_delay','-ascii')

%II_size=[size(active_syn_I2I,1),size(active_syn_I2I,2)];
% dd1 = ['II_size','.txt'];
% dlmwrite(dd1,II_size,'delimiter','\t','precision', '%d');
%save('II_size','II_size','-ascii')

%%%%IP
% gg = ['active_syn_I2P','.txt'];
% dlmwrite(gg,active_syn_I2P,'delimiter','\t','precision', '%d');
%save('active_syn_I2P','active_syn_I2P','-ascii')

% hh = ['active_syn_I2P_weight','.txt'];
% dlmwrite(hh,active_syn_I2P_weight,'delimiter','\t','precision', '%.1f');
% save('active_syn_I2P_weight','active_syn_I2P_weight','-ascii')

% ii = ['active_syn_I2P_delay','.txt'];
% dlmwrite(ii,active_syn_I2P_delay,'delimiter','\t','precision', '%.1f');
% save('active_syn_I2P_delay','active_syn_I2P_delay','-ascii')

 %IP_size=[size(active_syn_I2P,1),size(active_syn_I2P,2)];
% gg1 = ['IP_size','.txt'];
% dlmwrite(gg1,IP_size,'delimiter','\t','precision', '%d');
%save('IP_size','IP_size','-ascii')

%%%%PI
% jj = ['active_syn_P2I_reversed','.txt'];
% dlmwrite(jj,active_syn_P2I_reversed,'delimiter','\t','precision', '%d');
%save('active_syn_P2I_reversed','active_syn_P2I_reversed','-ascii')

% kk = ['active_syn_P2I_weight','.txt'];
% dlmwrite(kk,active_syn_P2I_weight,'delimiter','\t','precision', '%.1f');
% save('active_syn_P2I_weight','active_syn_P2I_weight','-ascii')

% ll = ['active_syn_P2I_delay','.txt'];
% dlmwrite(ll,active_syn_P2I_delay,'delimiter','\t','precision', '%.1f');
%save('active_syn_P2I_delay','active_syn_P2I_delay','-ascii')

%PI_size=[size(active_syn_P2I_reversed,1),size(active_syn_P2I_reversed,2)];
% jj1 = ['PI_size','.txt'];
% dlmwrite(jj1,PI_size,'delimiter','\t','precision', '%d');
%save('PI_size','PI_size','-ascii')
toc




%%%%%%%%for optimize%%%%%%%%
mm=1;
fid=fopen('active_syn_GAP_op','w');
active_syn_GAP1=active_syn_GAP1-1;    %%%just use half of GAP matrix, because it is symmatric
for i=1:size(active_syn_GAP1,1)
    temp=[];temp=active_syn_GAP1(i,:);
    temp(temp<0)=[];
    if length(temp)>0
fmt=[repmat('%d\t',1,length(temp)) '\n'];   %%%%format
fprintf(fid,fmt,temp);
        pregapnum(i,1)=length(temp);
        preid=i+24300-1;
        for jj=1:length(temp);
        pairtest(mm,1:2)=[2*mm-1,2*mm];
        mm=mm+1;
        end
    else 
        pregapnum(i,1)=0;
    end
end



ind_num=[];ind_num=cumsum(pregapnum);ind_num=[0;ind_num];
fid_ind=fopen('active_GAP_ind','w'); %%%%%for saving index for segerate fid file for each neuron
fmt=[repmat('%d\t',1,2) '\n'];
for i=1:INTCELL;
    
        temp=[];temp=[ind_num(i),ind_num(i+1)-1];
 fprintf(fid_ind,fmt,temp);
end

GG_gapid = ['GAPid'];
dlmwrite(GG_gapid,ind_num,'delimiter','\t','precision', '%d');



fid=fopen('active_syn_op','w');  %%%%for saving all pre (both INH and EXC) cells for PNs&ITNs 
for i=1:PCELL;
    i
    %temp=[];temp=active_syn_P2P(i,:);
    %temp(temp<=0)=[];
%fmt=[repmat('%d\t',1,length(temp)) '\n'];   %%%%format
%fprintf(fid,fmt,temp);

clear row_P2P; clear col; [row_P2P,col]=find(active_syn_P2P==i-1);  %%%row represents pre ID
clear row_I2P; clear col; [row_I2P,col]=find(active_syn_I2P==i-1); row_I2P=row_I2P+PCELL;    %%%transfer to ITN ID


if length(row_P2P)>=1||length(row_I2P)>=1;
clear row_com; row_com=[row_P2P;row_I2P];
row_com=sort(row_com)-1; %%%covert to neuron ID
%row_com=[i-1;numel(row_com);row_com]; %first num is the post ID, this is to avoid cell who receives nothing
                       %second num is indicating how many pre cells are connected to this post cell, for being used in
                       %NEURON
clear fmt; fmt=[repmat('%d\t',1,length(row_com)) '\n'];   %%%%format
fprintf(fid,fmt,row_com);

prenum(i,1)=length(row_com);  %%%to store pre num for each post


else
prenum(i,1)=0;  %%%to store pre num for each post

    
end
%[row,col]=ind2sub(size(active_syn_P2I_reversed),find(active_syn_P2I_reversed>0));

end


%fid=fopen('active_syn_I_op','w');%%%%for saving all pre (both INH and EXC) cells for ITNs 

for i=1:INTCELL;
    i
    
%     temp=[];temp=active_syn_I2I(i,:);
%     temp(temp<0)=[];
clear row_I2I; clear col; [row_I2I,col]=find(active_syn_I2I==i+PCELL-1); row_I2I=row_I2I+PCELL;%%%row represents pre ID
clear row_P2I; row_P2I=active_syn_P2I_reversed(i,:);row_P2I(row_P2I<0)=[];row_P2I=row_P2I'+1;

% fmt=[repmat('%d\t',1,length(temp)) '\n'];   %%%%format
% fprintf(fid,fmt,temp);

if length(row_P2I)>=1||length(row_I2I)>=1;
%P_prenum(i,1)=length(row_P2P)+length(row_I2P);  %%%to store pre num for each post
clear row_com; row_com=[row_P2I;row_I2I];
row_com=sort(row_com)-1;   %%%covert to neuron ID
%row_com=[i+PCELL-1;numel(row_com);row_com]; %first num is the post ID, this is to avoid cell who receives nothing
                       %second num is indicating how many pre cells are connected to this post cell, for being used in
                       %NEURON
clear fmt; fmt=[repmat('%d\t',1,length(row_com)) '\n'];   %%%%format
fprintf(fid,fmt,row_com);
prenum(i+PCELL,1)=length(row_com);  %%%to store pre num for each post
else
  prenum(i+PCELL,1)=0;  %%%to store pre num for each post  
end
end
ind_num=cumsum(prenum);ind_num=[0;ind_num];
fid_ind=fopen('active_syn_ind','w'); %%%%%for saving index for segerate fid file for each neuron
fmt=[repmat('%d\t',1,3) '\n'];
for i=1:INTCELL+PCELL;
    i
        temp=[];temp=[i-1,ind_num(i),ind_num(i+1)-1];
 fprintf(fid_ind,fmt,temp);
end

% fid=fopen('active_syn_I2P_op','w');
% 
% for i=1:size(active_syn_I2P,1)
%     temp=[];temp=active_syn_I2P(i,:);
%     temp(temp<=0)=[];
% fmt=[repmat('%d\t',1,length(temp)) '\n'];   %%%%format
% fprintf(fid,fmt,temp);
% end

% fid=fopen('active_syn_P2I_reversed_op','w');
% 
% for i=1:size(active_syn_P2I_reversed,1)
%     temp=[];temp=active_syn_P2I_reversed(i,:);
%     temp(temp<=0)=[];
% fmt=[repmat('%d\t',1,length(temp)) '\n'];   %%%%format
% fprintf(fid,fmt,temp);
% end
